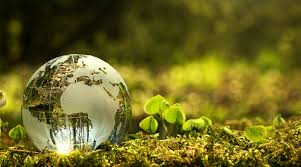
#> input picture Day-1/img-for-practice.jpg, 301 x 167 px
$ python practice.py
#> lines starting #> are read from the running program, lines starting #| are printed output that depends on the picture
import cv2
import matplotlib.pyplot as plt
img = cv2.imread("img-for-practice.jpg")
#> img is the input picture: shape (167, 301, 3); mean B, G, R 33.1, 102.3, 108.8
print(img.shape)
#| (167, 301, 3)


rec = cv2.rectangle(img,(50,50),(200,100),(0,0,255),3)
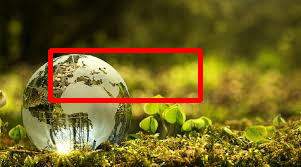
#> rec: shape (167, 301, 3); mean B, G, R 31.6, 97.8, 114.2
plt.imshow(cv2.cvtColor(rec,cv2.COLOR_BGR2RGB))
plt.show()
